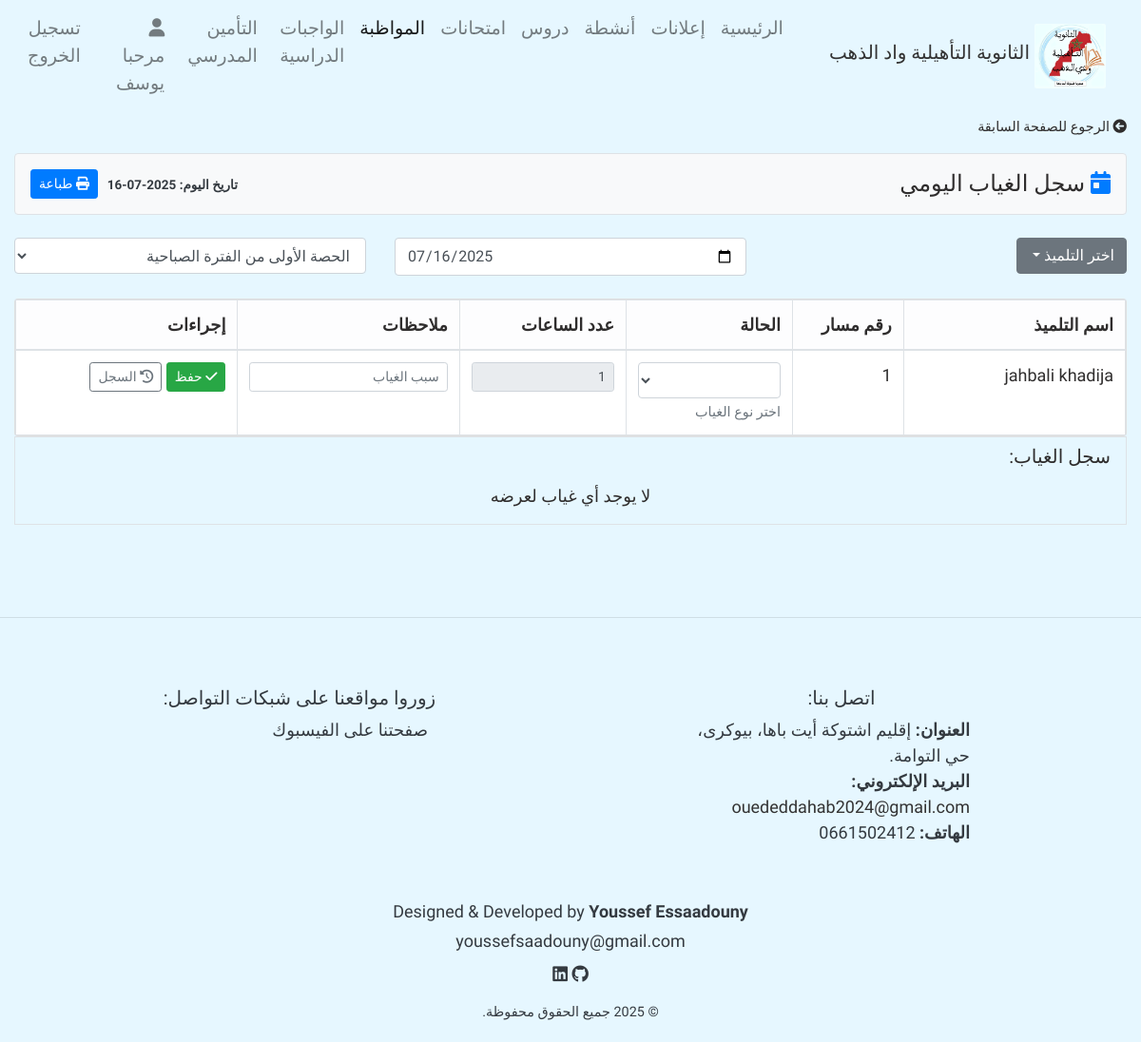
The page /studentAbsence/12 (signed in) on the database its author committed.
### home/models.py (models this page shows, shortened)
class UserProfile(models.Model):
    user = models.ForeignKey(User, on_delete = models.CASCADE)
    firstname = models.CharField(max_length = 100)
    lastname = models.CharField(max_length = 100)
    User_Type = models.CharField(max_length = 100, null = True, blank = True)
    email = models.EmailField(null = True, blank=  True)

class Student(models.Model):
    code = models.CharField(max_length = 50, null = True, blank = True)
    prenom = models.CharField(max_length = 50)
    nom = models.CharField(max_length = 50)
    sections = models.ForeignKey(Section, related_name="students", blank = True, null = True, on_delete = models.SET_NULL)
    number_phone = models.CharField(max_length = 14, null = True, blank = True)

### home/decorator.py (the view)
        def wrapper_funct(request, *args, **kwargs):
            group = None
            if request.user.groups.exists():
                group = request.user.groups.values_list('name', flat = True)
                if any(g in allowed_roles for g in group) :
                    return view_func(request, *args, **kwargs)
            else:
                return HttpResponse('أنت غير مؤهل لزيارة هذه الصفحة.')

### home/decorator.py (called while the page is built)
def allowed_user(allowed_roles = []):
    def decorator(view_func):
        def wrapper_funct(request, *args, **kwargs):
            group = None
            if request.user.groups.exists():
                group = request.user.groups.values_list('name', flat = True)
                if any(g in allowed_roles for g in group) :
                    return view_func(request, *args, **kwargs)
            else:
                return HttpResponse('أنت غير مؤهل لزيارة هذه الصفحة.')
        return wrapper_funct
    return decorator

### templates/pages/attendance/absence/StudentAbsence.html (shortened to what this page needs)
{% extends 'base.html' %}
{% load static %}
{% block content %}
<div class="container-fluid">
      {% if message %}
    <h4>
      {{message}}
    </h4>
      {% else %}
      <div class="mb-3 text-start">
        <a href="{% url 'StudentAttendance' student.id %}" class="text-decoration-none" style="color: inherit; font-size: 0.9rem;">
          <i class="fas fa-arrow-circle-left me-1"></i> الرجوع للصفحة السابقة
        </a>
      </div>
      <div class="row mb-4">
        <div class="col-12">
          <div class="d-flex justify-content-between align-items-center p-3 bg-light border rounded">
              <h4 class="mb-0">
                <i class="fas fa-calendar-day text-primary me-2"></i> سجل الغياب اليومي
              </h4>
              <div>
                <span class="badge  text-dark me-2">تاريخ اليوم: {% now "Y-m-d" %}</span>
                <button class="btn btn-sm btn-primary" onclick="window.print()">
                  <i class="fas fa-print me-1"></i> طباعة
                </button>
              </div>
          </div>
        </div>
      </div>
      <form action="{% url 'studentAbsence' student.id %}" method="post">
          <div class="row mb-3">
            <div class="col-4  mb-2">
              <div class="dropdown">
                <button class="btn btn-secondary dropdown-toggle" type="button" data-toggle="dropdown" aria-expanded="false" id="studentsDropdown">
                  اختر التلميذ
                </button>
              </div>
            </div>
            <div class="col-md-4 mb-2">
              <input name="date" type="date" class="form-control" value="{% now 'Y-m-d' %}">
            </div>
            <div class="col-md-4 mb-2">
                <select name="time" class="form-control" id="">
                  {% for s in session %}
                  <option value="{{ s.id }}">{{s.title}} من الفترة {{s.period}}</option>
                  {% endfor %}
                </select>
                    </div>
          </div>
          <div class="row">
            <div class="col-12">
              <div class="card shadow-sm">
                <div class="card-body p-0">
                  <div style="overflow-x: auto; width: 100%;">
                    <table class="table table-hover table-bordered mb-0" style="width: auto; min-width: 100%;">
                      <thead class="table-light">
                        <tr>
                          <th width="20%">اسم التلميذ</th>
                          <th width="10%">رقم مسار</th>
                          <th width="15%">الحالة</th>
                          <th width="15%">عدد الساعات</th>
                          <th width="20%">ملاحظات</th>
                          <th width="20%">إجراءات</th>
                        </tr>
                      </thead>
                      <tbody>
                        <tr>
                          <td width="20%">{{student.prenom}} {{student.nom}}</td>
                          <td width="10%">{{student.code}}</td>
                          <td width="15%">
                            <select class="form-select form-control form-select-sm" required aria-describedby="statusHelp" name="status">
                              <option value="" selected></option>
                              <option value="مبرر"  >  غياب بعذر</option>
                            </select>
                            <small id="statusHelp" class="form-text text-muted">اختر نوع الغياب</small>
                          </td>
                          <td width="15%">
                            <input type="number" readonly value="1" class="form-control form-control-sm" name="absenceHours">
                          </td>
                          <td width="20%">
                            <input type="text" required class="form-control form-control-sm" name="notes" placeholder="سبب الغياب">
                          </td>
                          <td style="white-space: nowrap;" width="20%">
                            <button type="submit" class="btn btn-sm btn-success me-1">
                              <i class="fas fa-check"></i> حفظ
                            </button>
                            <a href="{% url 'studentTotalAbsence' student.id  %}" id="history" style="text-decoration: none;"  class="btn btn-sm btn-outline-secondary ">
                              <i class="fas fa-history"></i>  السجل
                            </a>
                          </td>
                        </tr>
                      </tbody>
                    </table>
                  </div>
                </div>
              </div>
            </div>
          </div>
      </form>
      <div class="table-responsive border" style="max-height: 600px; overflow-y: auto;">
        <h5 class="mx-3 my-2">سجل الغياب:</h5>
        {% if monthlyAbsence %}
        <table class="table table-hover table-bordered my-3" style="table-layout: fixed; width: 100%;">
          <thead class="table-light justify-content-center" style="position: sticky; top: 0; z-index: 1;">
            <tr  >
              <th style="width: 25%; text-align:center">تفاصيل الغياب</th>
              <th style="width: 25%; text-align:center">التاريخ</th>
              <th style="width: 15%; text-align:center">الحالة</th>
              <th style="width: 40%; text-align:center">الملاحظات ({{monthlyAbsenceCount}} غياب في الشهر) </th>
            </tr>
          </thead>
          <tbody>
              {% for a in monthlyAbsence %}
              <tr >
                <td style="word-wrap: break-word;text-align:center">{{a.absenceHours.title}} من الفترة {{a.absenceHours.period}} ({{a.absenceHours.hour|date:"H:i"}})</td>
                <td style="white-space: nowrap;text-align:center">{{a.dateTime|date:"Y-m-d"}}</td>
                  <td style="text-align:center" class="{% if a.status == 'مبرر' %}text-success{% else %}text-danger{% endif %}">{{a.status}}</td>
                <td style="text-align:center; word-wrap: break-word; max-width: 0; overflow: hidden; text-overflow: ellipsis;" title="{{a.notes}}">
                  {{a.notes}}
                  <br>
                  <a href="{% url 'Delete' a.id %}"  class="btn btn-outline-danger my-2 " onclick="return confirm('هل أنت متأكد من الحذف؟');">حذف</a>
                </td>
              </tr>
              {% endfor %}
            </tbody>
          </table>
          {% else %}
            <center>
              <p class="m-3">
              لا يوجد أي غياب لعرضه
              </p
            </center>
          {% endif %}
      </div>
  {% endif %}
</div>
{% endblock %}

### templates/parts/navbar.html (shortened to what this page needs)
 {% load static %}
 <nav class="navbar navbar-expand-lg navbar-light " style="font-size:medium; font-weight:normal; text-align: right" dir="rtl">
        <a href="/" class="navbar-brand text-center d-flex align-items-center">
            <img src="{% static 'photos/oued-eddahab.jpg' %}" alt="شعار الثانوية التأهيلية واد الذهب  ">
            <h5>الثانوية التأهيلية واد الذهب  </h5>
        </a>
        <div id="navbarContent" class="collapse navbar-collapse justify-content-center">
            <ul class="navbar-nav" style="border-radius:2px; color:#f8f9fa">
                <li class="nav-item {% if request.path == '/' %} active {% endif %} "><a href="/" class="nav-link">  الرئيسية</a></li>
                <li class="nav-item {% if request.resolver_match.url_name == 'announce' or request.resolver_match.url_name == 'add_announce' %} active {% endif %}"><a href="{% url 'announce' %}" class="nav-link">إعلانات</a></li>
                <li class="nav-item {% if request.resolver_match.url_name == 'ShowActivities' or request.resolver_match.url_name == 'add_activity' %} active {% endif %}"><a href="{% url 'ShowActivities' %}" class="nav-link">أنشطة</a></li>
                <li class="nav-item   "><a href=" {% if 'admin' in request.user.groups.all|join:',' or 'teacher' in request.user.groups.all|join:',' or 'general_surveillance' in request.user.groups.all|join:','  %} {% url 'UserCourseList' %} {% else %} {% url 'course_res' %} {% endif %} " class="nav-link">دروس</a></li>
                <li class="nav-item "><a href="{% url 'exams' %}" class="nav-link">امتحانات</a></li>
                {% if 'admin' in request.user.groups.all|join:", " or 'general_surveillance' in request.user.groups.all|join:", " %}
                <li class="nav-item {% if request.path == '/classes/' or request.path == '/ClassStudents/' or request.resolver_match.url_name == 'studentTotalAbsence' or request.resolver_match.url_name == 'studentAbsence' or request.resolver_match.url_name == 'StudentAttendance' or request.resolver_match.url_name == 'ClassStudents' or request.resolver_match.url_name == 'add_reports' or request.resolver_match.url_name == 'studentTotalreports' %} active {% endif %}"><a href="{% url 'classes' %}" class="nav-link seasonsDropdown"> المواظبة </a></li>
                {% endif %}
                {% if 'admin' in request.user.groups.all|join:", " or 'teacher' in request.user.groups.all|join:", "  or 'student' in request.user.groups.all|join:", " %}
                <li class="nav-item "><a href=" {% if 'student' in request.user.groups.all|join:',' %} {% url 'homeWork' %} {% else %} {% url 'UserHomeWorkList' %} {% endif %} " class="nav-link seasonsDropdown"> الواجبات الدراسية</a></li>
                {% endif %}
                {% if 'bursar' in request.user.groups.all|join:", "  %}
                <li class="nav-item {% if request.path == '/add_insurance/' %} active {% endif %}"><a href="{% url 'add_insurance' %}" class="nav-link seasonsDropdown">  التأمين المدرسي</a></li>
                {% endif %}
                {% url 'password_change' as p %}
                {% url 'password_change_done' as d %}
                <li class="nav-item mx-2 {% if request.path == '/UserInfo/' %} active {% endif %}"><a href="{% url 'UserInfo' %}" class="nav-link user" >{% if request.path != p and request.path != d %} <i class="fas fa-user "></i>  مرحبا  {{user_info.firstname}} {% endif %}</a></li>
                <li class="nav-item "><a href="{% url 'signout' %}" class="nav-link out"> تسجيل الخروج  </a></li>
            </ul>
        </div>
    </nav>

### LC_tassegdelt/static/css/style.css (style rules this page uses)
body { background: #e6f7ff; color: #2f2d2d; position: relative; font-size: large; font-family: 'Tajawal' , 'Gupter', 'Marhey', sans-serif !important; direction: rtl; text-align: right; text-align: justify; }
.navbar-brand { display: flex; align-items: center; justify-content: center; }
.navbar-brand img { max-width: 75px; margin: 5px; border-radius: 2px; }
.navbar-brand h5 { color: #333333; font-family: 'Reem Kufi Fun'; }
.nav-link, .nav-link:visited { font-size: larger; color: #f8f9fa; }
.nav-item { font-family: 'Reem Kufi Fun'; }
@media (min-width: 576px) { .navbar-brand { flex-direction: row; } }
@media (min-width: 576px) { .navbar-brand img { max-width: 75px; margin: 5px; } }

### rows shown on the page
UserProfile: firstname "يوسف"
Student: prenom "jahbali", nom "khadija", code "1"

### other values the page prints
form field time "الحصة الأولى من الفترة الصباحية"
